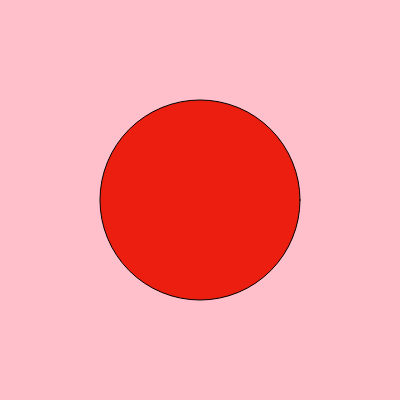
Frame 1 (no input)
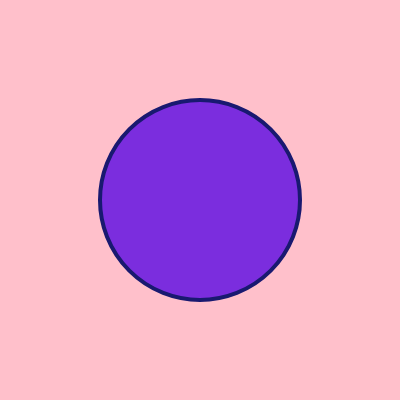
Frame 60 (no input)
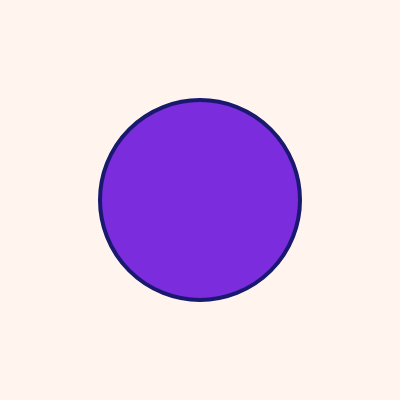
Frame 120 (the mouse pressed at the canvas centre since frame 60)

The p5.js sketch that drew these frames (run headless with seeded random() and noise() and a simulated clock; from frame 60 on, the mouse is pressed at the canvas centre):

// p5.js sketch
// ── sketch.js
var eColor = 0;
var counter = 0;
var bgColor = "pink";
//have to set eColor to zero to be able to see the color. cannot define the color here.
function setup()
{ createCanvas(400, 400);
  eColor = color(235, 30, 15); }

function draw()
{ background(bgColor);
  fill(eColor);
  ellipse(width/2, height/2, 200, 200);
  strokeWeight(4); stroke("midnightblue");
  if(mouseX > width/2) {eColor = color("yellow");}
    //x past middle changes the color to...
  else{eColor = color(123, 45, 222);} //...purple

  if(counter == 1) {bgColor = "seashell";}
  else if(counter == 2){bgColor = "darksalmon";}
  else if(counter == 3){bgColor = "maroon";}
  else {bgColor = "pink";}

 if(counter > 3) { counter = 0;}
}

function mousePressed()
{ counter = counter + 1;
  console.log(counter);
}
